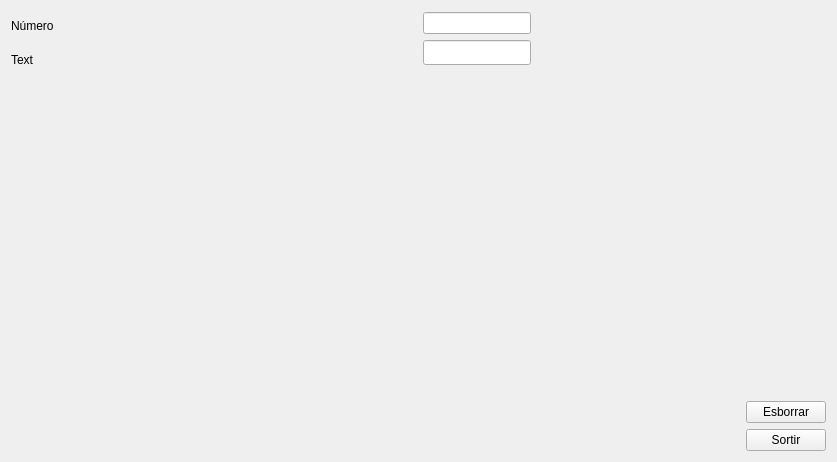
<?xml version="1.0" encoding="UTF-8"?>
<ui version="4.0">
 <class>MyForm</class>
 <widget class="QWidget" name="MyForm">
  <property name="geometry">
   <rect>
    <x>0</x>
    <y>0</y>
    <width>837</width>
    <height>462</height>
   </rect>
  </property>
  <property name="windowTitle">
   <string>Form</string>
  </property>
  <layout class="QVBoxLayout" name="verticalLayout_6">
   <item>
    <layout class="QVBoxLayout" name="verticalLayout_5">
     <item>
      <layout class="QHBoxLayout" name="horizontalLayout">
       <item>
        <layout class="QVBoxLayout" name="verticalLayout_2">
         <item>
          <widget class="QLabel" name="label">
           <property name="text">
            <string>Número</string>
           </property>
          </widget>
         </item>
         <item>
          <widget class="QLabel" name="label_2">
           <property name="text">
            <string>Text</string>
           </property>
          </widget>
         </item>
        </layout>
       </item>
       <item>
        <widget class="QWidget" name="widget" native="true">
         <layout class="QVBoxLayout" name="verticalLayout">
          <property name="leftMargin">
           <number>1</number>
          </property>
          <property name="topMargin">
           <number>1</number>
          </property>
          <item>
           <widget class="QLineEdit" name="lineEdit">
            <property name="sizePolicy">
             <sizepolicy hsizetype="Maximum" vsizetype="Fixed">
              <horstretch>0</horstretch>
              <verstretch>0</verstretch>
             </sizepolicy>
            </property>
            <property name="palette">
             <palette>
              <active>
               <colorrole role="WindowText">
                <brush brushstyle="SolidPattern">
                 <color alpha="255">
                  <red>0</red>
                  <green>0</green>
                  <blue>0</blue>
                 </color>
                </brush>
               </colorrole>
               <colorrole role="Text">
                <brush brushstyle="SolidPattern">
                 <color alpha="255">
                  <red>239</red>
                  <green>41</green>
                  <blue>41</blue>
                 </color>
                </brush>
               </colorrole>
               <colorrole role="PlaceholderText">
                <brush brushstyle="SolidPattern">
                 <color alpha="128">
                  <red>239</red>
                  <green>41</green>
                  <blue>41</blue>
                 </color>
                </brush>
               </colorrole>
              </active>
              <inactive>
               <colorrole role="WindowText">
                <brush brushstyle="SolidPattern">
                 <color alpha="255">
                  <red>0</red>
                  <green>0</green>
                  <blue>0</blue>
                 </color>
                </brush>
               </colorrole>
               <colorrole role="Text">
                <brush brushstyle="SolidPattern">
                 <color alpha="255">
                  <red>239</red>
                  <green>41</green>
                  <blue>41</blue>
                 </color>
                </brush>
               </colorrole>
               <colorrole role="PlaceholderText">
                <brush brushstyle="SolidPattern">
                 <color alpha="128">
                  <red>239</red>
                  <green>41</green>
                  <blue>41</blue>
                 </color>
                </brush>
               </colorrole>
              </inactive>
              <disabled>
               <colorrole role="WindowText">
                <brush brushstyle="SolidPattern">
                 <color alpha="255">
                  <red>190</red>
                  <green>190</green>
                  <blue>190</blue>
                 </color>
                </brush>
               </colorrole>
               <colorrole role="Text">
                <brush brushstyle="SolidPattern">
                 <color alpha="255">
                  <red>190</red>
                  <green>190</green>
                  <blue>190</blue>
                 </color>
                </brush>
               </colorrole>
               <colorrole role="PlaceholderText">
                <brush brushstyle="SolidPattern">
                 <color alpha="128">
                  <red>0</red>
                  <green>0</green>
                  <blue>0</blue>
                 </color>
                </brush>
               </colorrole>
              </disabled>
             </palette>
            </property>
            <property name="toolTip">
             <string>&lt;html&gt;&lt;head/&gt;&lt;body&gt;&lt;p&gt;&lt;br/&gt;&lt;/p&gt;&lt;/body&gt;&lt;/html&gt;</string>
            </property>
            <property name="inputMask">
             <string>9999999999</string>
            </property>
            <property name="text">
             <string/>
            </property>
            <property name="maxLength">
             <number>10</number>
            </property>
            <property name="clearButtonEnabled">
             <bool>false</bool>
            </property>
           </widget>
          </item>
          <item>
           <widget class="QLineEdit" name="lineEdit_2">
            <property name="sizePolicy">
             <sizepolicy hsizetype="Maximum" vsizetype="Fixed">
              <horstretch>0</horstretch>
              <verstretch>0</verstretch>
             </sizepolicy>
            </property>
            <property name="minimumSize">
             <size>
              <width>100</width>
              <height>25</height>
             </size>
            </property>
            <property name="palette">
             <palette>
              <active>
               <colorrole role="Text">
                <brush brushstyle="SolidPattern">
                 <color alpha="255">
                  <red>26</red>
                  <green>2</green>
                  <blue>211</blue>
                 </color>
                </brush>
               </colorrole>
               <colorrole role="PlaceholderText">
                <brush brushstyle="SolidPattern">
                 <color alpha="128">
                  <red>26</red>
                  <green>2</green>
                  <blue>211</blue>
                 </color>
                </brush>
               </colorrole>
              </active>
              <inactive>
               <colorrole role="Text">
                <brush brushstyle="SolidPattern">
                 <color alpha="255">
                  <red>26</red>
                  <green>2</green>
                  <blue>211</blue>
                 </color>
                </brush>
               </colorrole>
               <colorrole role="PlaceholderText">
                <brush brushstyle="SolidPattern">
                 <color alpha="128">
                  <red>26</red>
                  <green>2</green>
                  <blue>211</blue>
                 </color>
                </brush>
               </colorrole>
              </inactive>
              <disabled>
               <colorrole role="Text">
                <brush brushstyle="SolidPattern">
                 <color alpha="255">
                  <red>190</red>
                  <green>190</green>
                  <blue>190</blue>
                 </color>
                </brush>
               </colorrole>
               <colorrole role="PlaceholderText">
                <brush brushstyle="SolidPattern">
                 <color alpha="128">
                  <red>0</red>
                  <green>0</green>
                  <blue>0</blue>
                 </color>
                </brush>
               </colorrole>
              </disabled>
             </palette>
            </property>
            <property name="toolTip">
             <string>&lt;html&gt;&lt;head/&gt;&lt;body&gt;&lt;p&gt;&lt;br/&gt;&lt;/p&gt;&lt;/body&gt;&lt;/html&gt;</string>
            </property>
            <property name="inputMethodHints">
             <set>Qt::ImhUrlCharactersOnly</set>
            </property>
            <property name="inputMask">
             <string>AAAAAAAAAA</string>
            </property>
            <property name="text">
             <string/>
            </property>
            <property name="maxLength">
             <number>10</number>
            </property>
           </widget>
          </item>
         </layout>
        </widget>
       </item>
      </layout>
     </item>
     <item>
      <layout class="QHBoxLayout" name="horizontalLayout_2">
       <item>
        <spacer name="horizontalSpacer">
         <property name="orientation">
          <enum>Qt::Horizontal</enum>
         </property>
         <property name="sizeHint" stdset="0">
          <size>
           <width>40</width>
           <height>20</height>
          </size>
         </property>
        </spacer>
       </item>
       <item>
        <layout class="QVBoxLayout" name="verticalLayout_4">
         <item>
          <spacer name="verticalSpacer">
           <property name="orientation">
            <enum>Qt::Vertical</enum>
           </property>
           <property name="sizeHint" stdset="0">
            <size>
             <width>20</width>
             <height>40</height>
            </size>
           </property>
          </spacer>
         </item>
         <item>
          <layout class="QVBoxLayout" name="verticalLayout_3">
           <item>
            <widget class="QPushButton" name="pushButton_2">
             <property name="text">
              <string>Esborrar</string>
             </property>
            </widget>
           </item>
           <item>
            <widget class="QPushButton" name="pushButton">
             <property name="text">
              <string>Sortir</string>
             </property>
            </widget>
           </item>
          </layout>
         </item>
        </layout>
       </item>
      </layout>
     </item>
    </layout>
   </item>
  </layout>
 </widget>
 <resources/>
 <connections>
  <connection>
   <sender>pushButton</sender>
   <signal>clicked(bool)</signal>
   <receiver>MyForm</receiver>
   <slot>close()</slot>
   <hints>
    <hint type="sourcelabel">
     <x>765</x>
     <y>441</y>
    </hint>
    <hint type="destinationlabel">
     <x>828</x>
     <y>317</y>
    </hint>
   </hints>
  </connection>
  <connection>
   <sender>pushButton_2</sender>
   <signal>clicked(bool)</signal>
   <receiver>lineEdit_2</receiver>
   <slot>clear()</slot>
   <hints>
    <hint type="sourcelabel">
     <x>751</x>
     <y>409</y>
    </hint>
    <hint type="destinationlabel">
     <x>475</x>
     <y>66</y>
    </hint>
   </hints>
  </connection>
  <connection>
   <sender>pushButton_2</sender>
   <signal>clicked(bool)</signal>
   <receiver>lineEdit</receiver>
   <slot>clear()</slot>
   <hints>
    <hint type="sourcelabel">
     <x>772</x>
     <y>393</y>
    </hint>
    <hint type="destinationlabel">
     <x>547</x>
     <y>25</y>
    </hint>
   </hints>
  </connection>
 </connections>
</ui>
